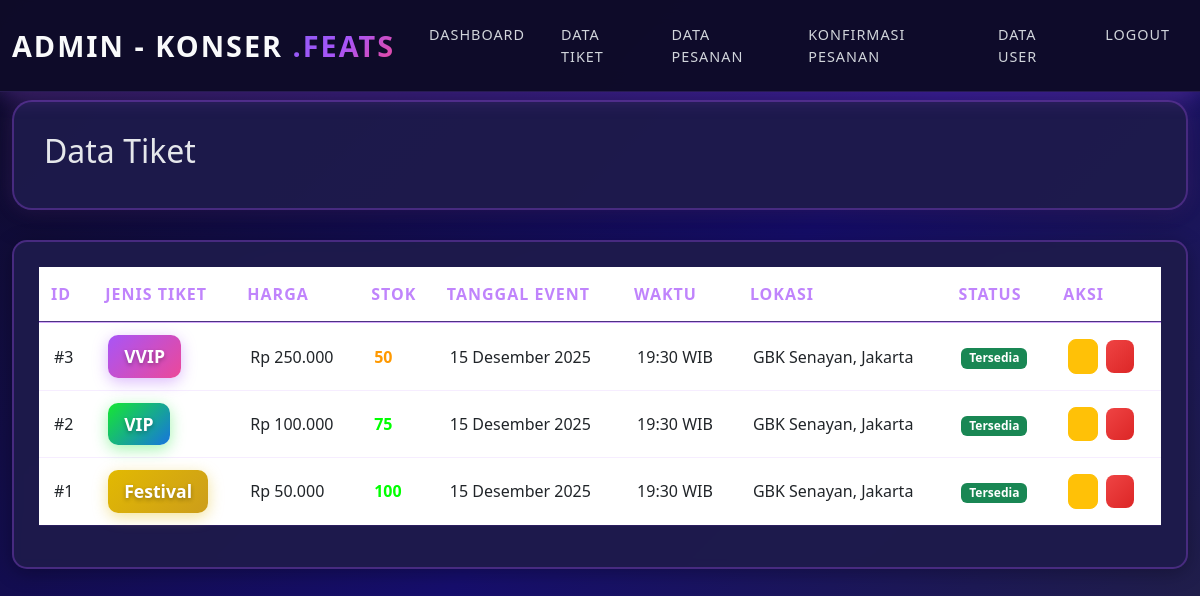
The page /admin/data_tiket.php (signed in) on the database its author committed.
### tables this page shows
CREATE TABLE `tiket` (
  `id` int(11) NOT NULL AUTO_INCREMENT,
  `jenis_tiket` varchar(50) NOT NULL,
  `harga` int(11) NOT NULL,
  `stok` int(11) NOT NULL,
  `deskripsi` text DEFAULT NULL,
  `tanggal_event` date NOT NULL,
  `waktu_event` time NOT NULL,
  `lokasi` varchar(200) NOT NULL,
  `gambar` varchar(255) DEFAULT NULL,
  `status` enum('tersedia','habis') NOT NULL DEFAULT 'tersedia',
  `created_at` timestamp NOT NULL DEFAULT current_timestamp(),
  PRIMARY KEY (`id`)
);

### includes/functions.php (called while the page is built, shortened)
<?php
function formatRupiah($angka) {
    return 'Rp ' . number_format($angka, 0, ',', '.');
}
function formatTanggal($tanggal) {
    $bulan = array(
        1 => 'Januari', 'Februari', 'Maret', 'April', 'Mei', 'Juni',
        'Juli', 'Agustus', 'September', 'Oktober', 'November', 'Desember'
    );
    $split = explode('-', $tanggal);
    return $split[2] . ' ' . $bulan[(int)$split[1]] . ' ' . $split[0];
}
function formatWaktu($waktu) {
    return date('H:i', strtotime($waktu)) . ' WIB';
}
?>

### admin/data_tiket.php (the view, shortened to what this page needs)
<?php
require_once '../includes/config.php';
require_once '../includes/functions.php';
$query = mysqli_query($conn, "SELECT * FROM tiket ORDER BY id DESC");
?>
<!DOCTYPE html>
<html lang="id">
<head>
    <link href="https://cdn.jsdelivr.net/npm/bootstrap@5.3.0/dist/css/bootstrap.min.css" rel="stylesheet">
    <link rel="stylesheet" href="../assets./css/styles.css"
    <link rel="stylesheet" href="https://cdnjs.cloudflare.com/ajax/libs/font-awesome/6.4.0/css/all.min.css">
</head>
<body>
    <nav class="navbar navbar-expand-lg navbar-dark fixed-top">
        <div class="container-fluid">
            <a class="navbar-brand" href="dashboard.php">
                ADMIN - KONSER <span>.FEATS</span>
            </a>
           <div class="collapse navbar-collapse" id="navbarNav">
                <ul class="navbar-nav ms-auto">
                    <li class="nav-item">
                        <a class="nav-link active" href="dashboard.php">Dashboard</a>
                    </li>
                    <li class="nav-item">
                        <a class="nav-link" href="data_tiket.php">Data Tiket</a>
                    </li>
                    <li class="nav-item">
                        <a class="nav-link" href="data_pesanan.php">Data Pesanan</a>
                    </li>
                    <li class="nav-item">
                        <a class="nav-link" href="konfirmasi-pesanan.php">Konfirmasi Pesanan</a>
                    </li>
                    <li class="nav-item">
                        <a class="nav-link" href="data_user.php">Data User</a>
                    </li>
                    <li class="nav-item">
                        <a class="nav-link" href="../logout.php">Logout</a>
                    </li>
                </ul>
            </div>
        </div>
    </nav>
    <div class="dashboard-container" style="margin-top: 80px;">
        <div class="container-fluid">
            <div class="dashboard-header">
                <h2>
                    <i class="fas fa-ticket-alt"></i> Data Tiket
                </h2>
            </div>
            <div class="card-custom">
                <div class="table-responsive">
                    <table class="table table-custom table-hover">
                        <thead>
                            <tr>
                                <th>ID</th>
                                <th>Jenis Tiket</th>
                                <th>Harga</th>
                                <th>Stok</th>
                                <th>Tanggal Event</th>
                                <th>Waktu</th>
                                <th>Lokasi</th>
                                <th>Status</th>
                                <th>Aksi</th>
                            </tr>
                        </thead>
                        <tbody>
                            <?php while($tiket = mysqli_fetch_assoc($query)): ?>
                            <tr>
                                <td>#<?= $tiket['id'] ?></td>
                                <td>
                                    <?php if($tiket['jenis_tiket'] == 'VVIP'): ?>
                                        <span class="badge-vvip"><?= $tiket['jenis_tiket'] ?></span>
                                    <?php elseif($tiket['jenis_tiket'] == 'VIP'): ?>
                                        <span class="badge-vip"><?= $tiket['jenis_tiket'] ?></span>
                                    <?php else: ?>
                                        <span class="badge-festival"><?= $tiket['jenis_tiket'] ?></span>
                                    <?php endif; ?>
                                </td>
                                <td><?= formatRupiah($tiket['harga']) ?></td>
                                <td>
                                    <strong style="color: <?= $tiket['stok'] > 50 ? '#00ff00' : ($tiket['stok'] > 0 ? '#ff9900' : '#ff0000') ?>">
                                        <?= $tiket['stok'] ?>
                                    </strong>
                                </td>
                                <td><?= formatTanggal($tiket['tanggal_event']) ?></td>
                                <td><?= formatWaktu($tiket['waktu_event']) ?></td>
                                <td><?= $tiket['lokasi'] ?></td>
                                <td>
                                    <?php if($tiket['status'] == 'tersedia'): ?>
                                        <span class="badge bg-success">Tersedia</span>
                                    <?php else: ?>
                                        <span class="badge bg-danger">Habis</span>
                                    <?php endif; ?>
                                </td>
                                <td>
                                    <a href="edit_tiket.php?id=<?= $tiket['id'] ?>" class="btn btn-sm btn-warning">
                                    </a>
                                    <a href="hapus_tiket.php?id=<?= $tiket['id'] ?>"
                                       class="btn btn-sm btn-danger"
                                       onclick="return confirm('Yakin ingin menghapus tiket ini?')">
                                    </a>
                                </td>
                            </tr>
                            <?php endwhile; ?>
                        </tbody>
                    </table>
                </div>
            </div>
        </div>
    </div>
</body>
</html>

### assets/css/styles.css (style rules this page uses)
* { margin: 0; padding: 0; box-sizing: border-box; }
:root { --purple-dark: #0f0c29; --purple-mid: #1e1b4b; --purple-light: #312e81; --gradient-primary: linear-gradient(135deg, #8b5cf6 0%, #a855f7 50%, #ec4899 100%); --gradient-vvip: linear-gradient(135deg, #a855f7 0%, #ec4899 100%); --gradient-vip: linear-gradient(135deg, #16e732 0%, #1774df 100%); --gradient-festival: linear-gradient(135deg, #e2b902 0%, #cc9d1a 100%); --text-primary: #e5e7eb; --text-secondary: #9ca3af; --border-color: rgba(168, 85, 247, 0.3); --shadow-primary: 0 4px 20px rgba(168, 85, 247, 0.3); --shadow-hover: 0 8px 30px rgba(168, 85, 247, 0.6); }
body { font-family: 'Segoe UI', Tahoma, Geneva, Verdana, sans-serif; background: linear-gradient(135deg, var(--purple-dark) 0%, #160e6d 50%, #24243e 100%); color: #e5e7eb; min-height: 100vh; overflow-x: hidden; }
.navbar { background: rgba(15, 12, 41, 0.98) !important; box-shadow: var(--shadow-primary); padding: 1rem 0; backdrop-filter: blur(10px); border-bottom: 1px solid rgba(139, 92, 246, 0.2); z-index: 1000; }
.navbar-brand { font-size: 1.8rem; font-weight: bold; color: #f9fafb !important; text-transform: uppercase; letter-spacing: 2px; }
.navbar-brand span { background: var(--gradient-primary); -webkit-background-clip: text; -webkit-text-fill-color: transparent; background-clip: text; }
.nav-link { color: #d1d5db !important; margin: 0 10px; transition: all 0.3s ease; text-transform: uppercase; font-size: 0.9rem; letter-spacing: 1px; position: relative; }
.nav-link::after { content: ''; position: absolute; bottom: -5px; left: 0; width: 0; height: 2px; background: var(--gradient-primary); transition: width 0.3s ease; }
.badge-vvip { background: linear-gradient(135deg, #a855f7 0%, #ec4899 100%); color: #ffffff; font-weight: 800; padding: 6px 14px; border-radius: 10px; display: inline-block; font-size: 1rem; }
.badge-vip { background: linear-gradient(135deg, #16e732 0%, #1774df 100%); color: #ffffff; font-weight: 800; padding: 6px 14px; border-radius: 10px; display: inline-block; font-size: 1rem; }
.badge-festival { background: linear-gradient(135deg, #e2b902 0%, #cc9d1a 100%); color: #ffffff; font-weight: 800; padding: 6px 14px; border-radius: 10px; display: inline-block; font-size: 1rem; }
.btn-danger { background: linear-gradient(135deg, #ef4444 0%, #dc2626 100%) !important; border: none !important; color: white !important; font-weight: 600; }
.btn-sm { padding: 6px 12px !important; font-size: 0.85rem !important; border-radius: 8px !important; transition: all 0.2s ease !important; margin: 2px !important; }
.badge-vvip { background: var(--gradient-vvip); color: #ffffff; font-weight: 800; padding: 8px 16px; border-radius: 10px; text-shadow: 0 2px 4px rgba(0, 0, 0, 0.3); box-shadow: 0 4px 15px rgba(168, 85, 247, 0.4); display: inline-block; font-size: 1.1rem; }
.badge-vip { background: var(--gradient-vip); color: #ffffff; font-weight: 800; padding: 8px 16px; border-radius: 10px; text-shadow: 0 2px 4px rgba(0, 0, 0, 0.3); box-shadow: 0 4px 15px rgba(22, 231, 50, 0.4); display: inline-block; font-size: 1.1rem; }
.badge-festival { background: var(--gradient-festival); color: #ffffff; font-weight: 800; padding: 8px 16px; border-radius: 10px; text-shadow: 0 2px 4px rgba(0, 0, 0, 0.3); box-shadow: 0 4px 15px rgba(226, 185, 2, 0.4); display: inline-block; font-size: 1.1rem; }
.dashboard-container, .dashboard-admin { padding: 20px 0; min-height: 100vh; }
.dashboard-header { background: rgba(30, 27, 75, 0.95); border: 2px solid var(--border-color); border-radius: 20px; padding: 30px; margin-bottom: 30px; box-shadow: 0 8px 32px rgba(0, 0, 0, 0.3), 0 0 20px rgba(168, 85, 247, 0.2); }
.card-custom { background: rgba(30, 27, 75, 0.95); border: 2px solid var(--border-color); border-radius: 15px; padding: 25px; margin-bottom: 25px; transition: all 0.3s ease; box-shadow: 0 4px 20px rgba(0, 0, 0, 0.3); backdrop-filter: blur(5px); }
.table { min-width: 100%; color: var(--text-primary); border-collapse: collapse; }
.table thead { background: rgba(139, 92, 246, 0.2); backdrop-filter: blur(5px); }
.table thead th { padding: 15px 12px; font-weight: 700; text-transform: uppercase; letter-spacing: 1px; color: #c084fc; border-bottom: 2px solid rgba(168, 85, 247, 0.5); }
.table tbody tr { border-bottom: 1px solid rgba(168, 85, 247, 0.1); transition: all 0.2s ease; }
.table td, .table th { padding: 12px 15px; vertical-align: middle; }

### rows shown on the page
tiket: id "3", jenis_tiket "VVIP", harga "Rp 250.000", stok "50", tanggal_event "15 Desember 2025", waktu_event "19:30 WIB", lokasi "GBK Senayan, Jakarta", status "Tersedia"
tiket: id "2", jenis_tiket "VIP", harga "Rp 100.000", stok "75", tanggal_event "15 Desember 2025", waktu_event "19:30 WIB", lokasi "GBK Senayan, Jakarta", status "Tersedia"
tiket: id "1", jenis_tiket "Festival", harga "Rp 50.000", stok "100", tanggal_event "15 Desember 2025", waktu_event "19:30 WIB", lokasi "GBK Senayan, Jakarta", status "Tersedia"
